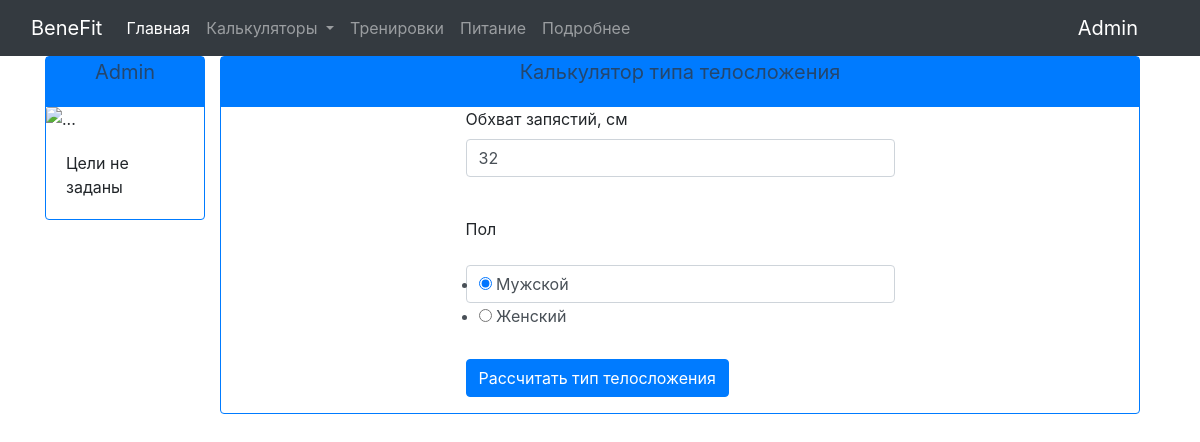
Page /calculators/body_type (signed in) on the earlier database version.
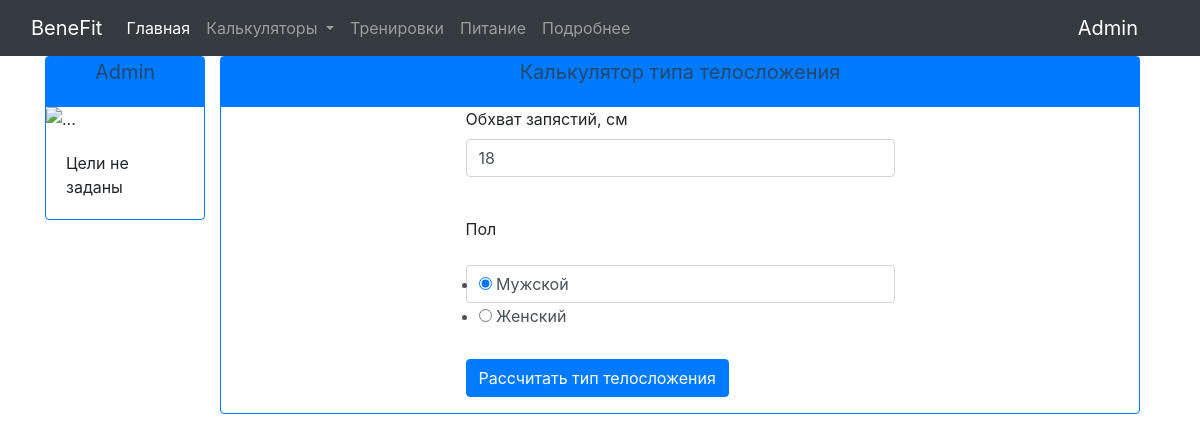
Same page on the later database version.
### data/user_inputs.py (models this page shows)
class User_inputs(SqlAlchemyBase, UserMixin):
    __tablename__ = 'user_inputs'
    user_id = sqlalchemy.Column(sqlalchemy.Integer,
                                sqlalchemy.ForeignKey("user_login.id"),
                                primary_key=True, autoincrement=True, nullable=True)
    height = sqlalchemy.Column(sqlalchemy.Integer, nullable=True)
    weight = sqlalchemy.Column(sqlalchemy.Integer, nullable=True)
    age = sqlalchemy.Column(sqlalchemy.Integer, nullable=True)
    gender = sqlalchemy.Column(sqlalchemy.String, nullable=True)
    activity = sqlalchemy.Column(sqlalchemy.Integer, nullable=True)
    wrists = sqlalchemy.Column(sqlalchemy.Integer, nullable=True)
    waist = sqlalchemy.Column(sqlalchemy.Integer, nullable=True)
    neck = sqlalchemy.Column(sqlalchemy.Integer, nullable=True)
    hip = sqlalchemy.Column(sqlalchemy.Integer, nullable=True)
    user_login = orm.relation('User_login')

### main.py (the view, shortened to what this page needs)
@app.route("/calculators/body_type", methods=['GET', "POST"])
def body_type_calculator_page():
    form = BodyTypeCalculatorForm()
    if current_user.is_authenticated:
        db_sess = db_session.create_session()
        current_user_inputs = db_sess.query(User_inputs).filter(
            User_inputs.user_id == current_user.id).first()
        form.wrists.data = current_user_inputs.wrists
        form.gender.data = current_user_inputs.gender
    return render_template("body_type_calculator.html",
                           title='Калькулятор типа телосложения', form=form)

### forms/body_type_calculator_form.py
class BodyTypeCalculatorForm(FlaskForm):
    wrists = IntegerField('Обхват запястий, см', validators=[DataRequired()])
    gender = RadioField('Пол', choices=['Мужской', 'Женский'])
    submit = SubmitField('Рассчитать тип телосложения')

### data/db_session.py (called while the page is built)
def create_session() -> Session:
    global __factory
    return __factory()

### main.py (called while the page is built)
@login_manager.user_loader
def load_user(user_id):
    db_sess = db_session.create_session()
    return db_sess.query(User_login).get(user_id)

### templates/body_type_calculator.html (shortened to what this page needs)
{% extends "calculator_template.html" %}
{% block calculator_content %}
        	<p>
        	    {{ form.wrists.label }}<br>
        	    {{ form.wrists(class="form-control", type="number", max="30", min="10") }}<br>
        	</p>
            <p>
              {{ form.gender.label }}<br>
              {{ form.gender(class="form-control", type="radio") }}<br>
          </p>
        	<p>{{ form.submit(type="submit", class="btn btn-primary") }}</p>
{% endblock %}

Differences in the rows shown:
changed User_inputs "☑ Мужской ☐ Женский": wrists "32" → "18"
